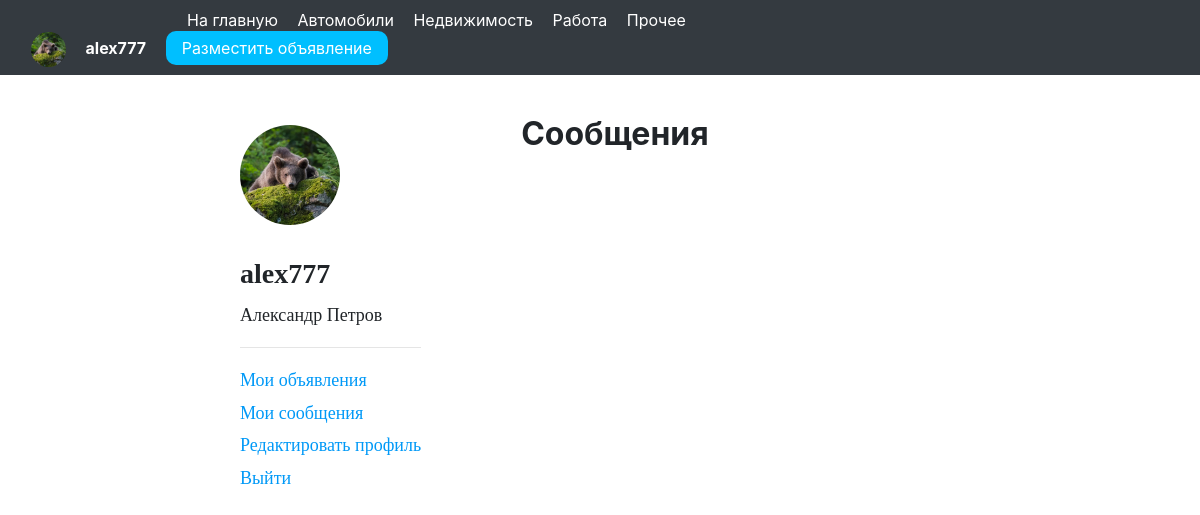
Before: /my_chats/ (signed in) with the older database file.
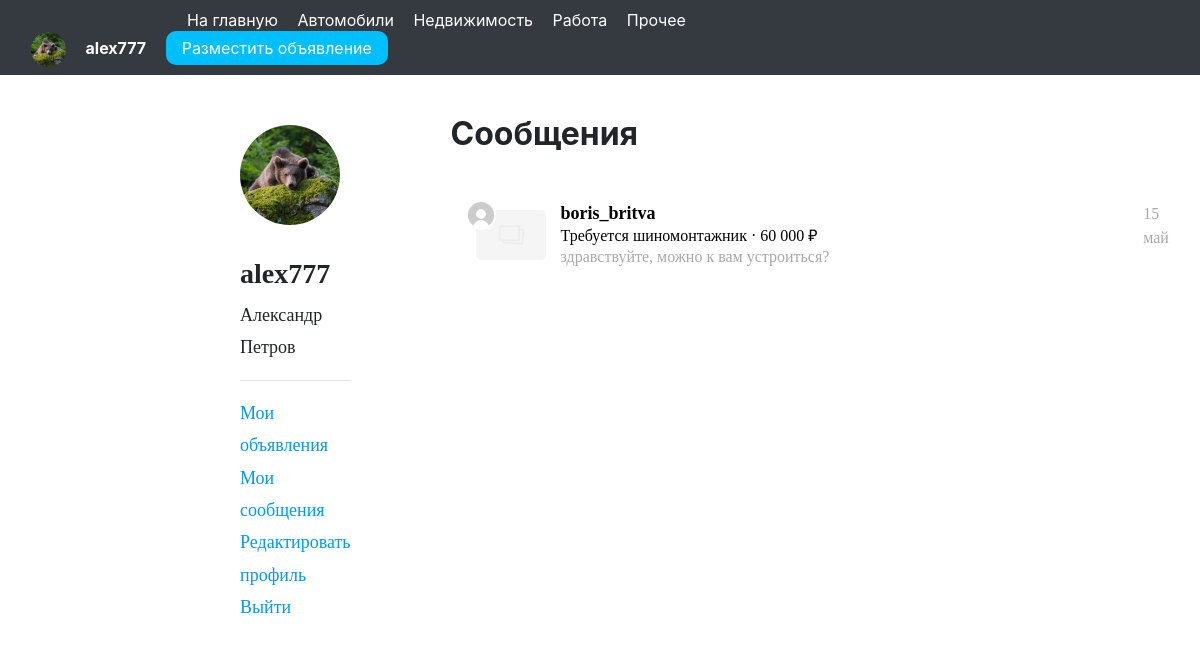
After: the same page with the newer database file.
### avidoapp/models.py (models this page shows)
class ChatModel(models.Model):
    advert = models.ForeignKey(AdvertModel, on_delete=models.CASCADE, verbose_name='Объявление')
    customer = models.ForeignKey(User, on_delete=models.CASCADE, verbose_name='Покупатель')
    class Meta:
        verbose_name = 'Чат'
        verbose_name_plural = 'Чаты'

class AdvertModel(models.Model):
    author = models.ForeignKey(User, on_delete=models.CASCADE, verbose_name='Автор')
    ad_object = models.ForeignKey(AdObjectModel, on_delete=models.CASCADE, verbose_name='Объект продажи', null=True)
    title = models.CharField(max_length=256, verbose_name='Заголовок')
    description = models.TextField(verbose_name='Описание')
    price = models.IntegerField(verbose_name='Цена')
    address = models.CharField(max_length=256, verbose_name='Адрес')
    publication_date = models.DateTimeField(default=timezone.now, verbose_name='Дата публикации')
    is_displayed = models.BooleanField(default=True, verbose_name='Отображать?')
    def __str__(self):
        return self.title
    class Meta:
        verbose_name = 'Объявление'
        verbose_name_plural = 'Объявления'

class User(AbstractUser):
    avatar = models.ImageField(upload_to='images', verbose_name='Аватар', blank=True, null=True)
    phone = models.CharField(max_length=12, verbose_name='Телефон')
    rating = models.FloatField(verbose_name='Рейтинг', default=0)
    is_block = models.BooleanField(verbose_name='Блокировка', default=False)
    time_unblock = models.DateTimeField("Время разблокировки", blank=True, null=True)
    class Meta:
        verbose_name = 'Пользователь'
        verbose_name_plural = 'Пользователи'

class MessageModel(models.Model):
    chat = models.ForeignKey(ChatModel, on_delete=models.CASCADE, verbose_name='Чат')
    author = models.ForeignKey(User, on_delete=models.CASCADE, verbose_name='Автор сообщения')
    creation_time = models.DateTimeField(default=timezone.now, verbose_name='Дата создания сообщения')
    text = models.TextField(verbose_name='Текст')
    class Meta:
        verbose_name = 'Сообщение'
        verbose_name_plural = 'Сообщения'

### avidoapp/views.py (the view)
# urls.py: path('my_chats/', my_chats_view, name='my_chats'),
def my_chats_view(request):
    my_chats = ChatModel.objects.filter(advert__author=request.user) | ChatModel.objects.filter(customer=request.user)
    sorted_chats = my_chats.annotate(last_message_time=Max('messagemodel__creation_time')).order_by('-last_message_time')
    return render(request, 'my_chats.html', {'my_chats': sorted_chats})

### avidoapp/templates/my_chats.html
{% extends 'profile_base.html' %}
{% load static %}
{% load humanize %}
{% block c %}
<div>
    <h2><b>Сообщения</b></h2><br>
    {% for chat in my_chats %}
        {% if chat.advert.author == request.user %}
        <a href="{% url 'author_chat' chat.id %}">
            <div class="chat">
                <div>
                    <div class="img1">
                        {% if chat.advert.imagemodel_set.first.image %}
                        <img src="{{ chat.advert.imagemodel_set.first.image.url }}">
                        {% else %}
                        <img src="{% static 'img/no_photo.png' %}">
                        {% endif %}
                    </div>
                    <div class="img2"><img src="{{ chat.customer.avatar.url }}"></div>
                </div>
                <div class="chat-info">
                    <span class="chat-info-a">{{ chat.customer.username }}</span><br>
                    <span class="chat-info-b">{{ chat.advert }} · {{ chat.advert.price|intcomma }} ₽</span><br>
                    <span class="chat-info-c">{{ chat.messagemodel_set.last.text }}</span>
                </div>
                <div class="last-msg">
                    {{ chat.messagemodel_set.last.creation_time | date:"j b" }}
                </div>
            </div>
        </a>
        {% else %}
        <a href="{% url 'customer_chat' chat.advert.id %}">
            <div class="chat">
                <div>
                    <div class="img1">
                        {% if chat.advert.imagemodel_set.first.image %}
                        <img src="{{ chat.advert.imagemodel_set.first.image.url }}">
                        {% else %}
                        <img src="{% static 'img/no_photo.png' %}">
                        {% endif %}
                    </div>
                    <div class="img2"><img src="{{ chat.advert.author.avatar.url }}"></div>
                </div>
                <div class="chat-info">
                    <span class="chat-info-a">{{ chat.advert.author.username }}</span><br>
                    <span class="chat-info-b">{{ chat.advert }} · {{ chat.advert.price|intcomma }} ₽</span><br>
                    <span class="chat-info-c">{{ chat.messagemodel_set.last.text }}</span>
                </div>
                <div class="last-msg">
                    {{ chat.messagemodel_set.last.creation_time | date:"j b" }}
                </div>
            </div>
        </a>
        {% endif %}
    {% endfor %}
</div>
{% endblock c %}

Changed rows visible on the page:
added ChatModel: advert.author.avatar (placeholder picture), advert.author.username "boris_britva", advert "Требуется шиномонтажник", advert.price "60 000", messagemodel_set.last.text "здравствуйте, можно к вам устроиться?", messagemodel_set.last.creation_time "15 май"
